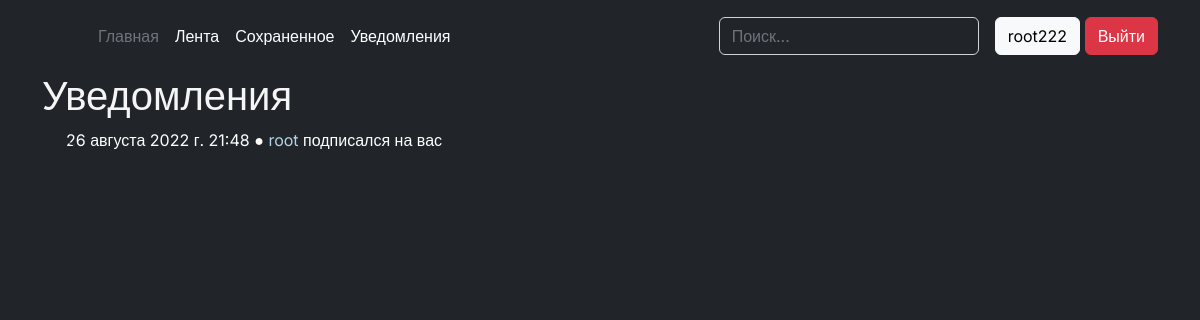
/notifications/ (signed in), run on an earlier commit of the app's database.
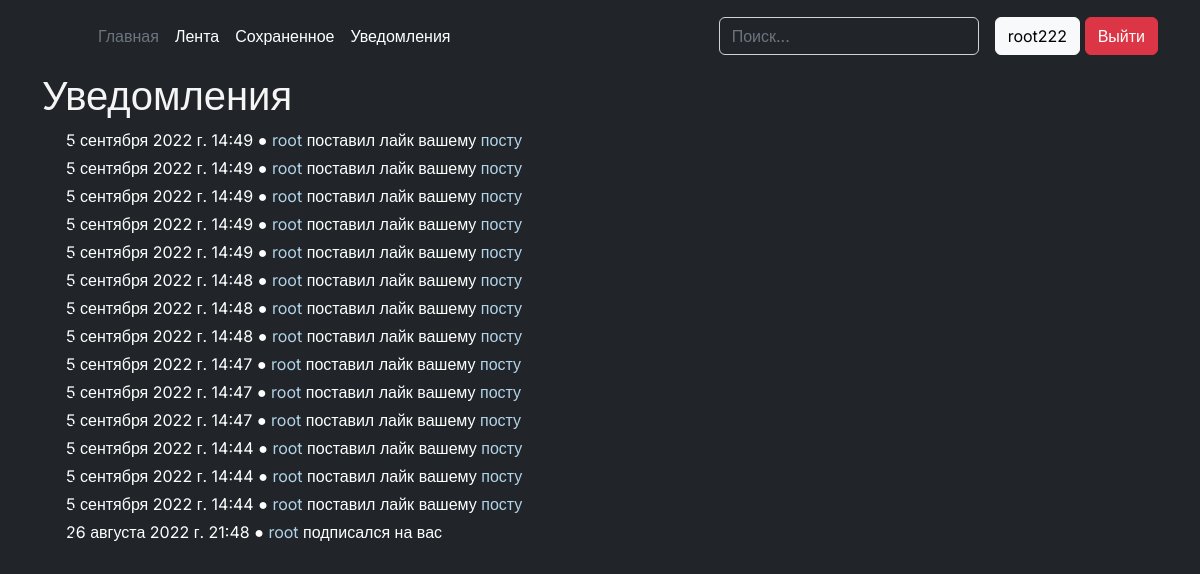
And on a later commit of the database.
### notifications/models.py (models this page shows)
class Notification(models.Model):
    user = models.ForeignKey(User, on_delete=models.CASCADE, related_name='user')
    sender = models.ForeignKey(User, on_delete=models.CASCADE, related_name='sender')
    action = models.CharField(max_length=120, verbose_name='Суть уведомления(подписка или лайк) в строковом формате')
    post = models.ForeignKey(Post, on_delete=models.CASCADE, null=True, related_name='post')
    created = models.DateTimeField(auto_now_add=True)

### notifications/views.py (the view)
# urls.py: path('', views.get_notifications, name='notifications')
@login_required
def get_notifications(request):
    context = {}
    context['notifications'] = get_all_notifications(request)
    return render(request, 'notifications.html', context=context)

### notifications/controllers.py (called while the page is built)
@logger.catch
def get_all_notifications(request):
    notifications = list(Notification.objects.filter(user=request.user).order_by('-created').all())[:20]
    return notifications

### templates/notifications.html (shortened to what this page needs)
{% extends 'base.html' %}
{% block content %}
<div class="container">
    <h1>Уведомления</h1>
    <div class="container px-4">
        {% if notifications %}
            {% for notification in notifications %}
            <p class="lines">{{ notification.created }} ● <a href="{% url 'profile' username=notification.sender.username %}" class="custom-link">{{ notification.sender.username }}</a> {{ notification.action }} {% if notification.action == 'подписался' %}на вас{% else %} вашему <a href="{% url 'get_post' post_id=notification.post.id %}" class="custom-link">посту</a>{% endif %}</p>>
            {% endfor %}
        {% else %}
            <h1>Пока уведомлений нет :(</h1>
        {% endif %}
    </div>
</div>
{% endblock %}

### templates/base.html (shortened to what this page needs)
<!DOCTYPE html>
<html lang="en">
<head>
    <link rel="stylesheet" href="https://cdn.jsdelivr.net/npm/bootstrap@5.2.0/dist/css/bootstrap.min.css">
    {% load static %}
    <link rel="stylesheet" href="{% static 'css/base_style.css' %}">
</head>
<body>
    <header class="p-3 text-bg-dark">
        <div class="container">
            <div class="d-flex flex-wrap align-items-center justify-content-center justify-content-lg-start">
            <a href="/" class="d-flex align-items-center mb-2 mb-lg-0 text-white text-decoration-none">
                <svg class="bi me-2" width="40" height="32" role="img" aria-label="Bootstrap"><use xlink:href="#bootstrap"></use></svg>
            </a>
            <ul class="nav col-12 col-lg-auto me-lg-auto mb-2 justify-content-center mb-md-0">
                <li><a href="/" class="nav-link px-2 text-secondary">Главная</a></li>
                {% if request.user.is_authenticated %}
                    <li><a href="{% url 'feed' index_page=1 %}" class="nav-link px-2 text-white">Лента</a></li>
                    <li><a href="{% url 'saved_posts' %}" class="nav-link px-2 text-white">Сохраненное</a></li>
                    <li><a href="{% url 'notifications' %}" class="nav-link px-2 text-white">Уведомления</a></li>
                {% endif %}
            </ul>
            <form class="col-12 col-lg-auto mb-3 mb-lg-0 me-lg-3" role="search" method="POST" action="{% url 'search' %}">
                <input type="search" class="form-control form-control-dark text-bg-dark" placeholder="Поиск..." aria-label="Search" name="search_text">
            </form>
            {% if request.user.is_authenticated %}
            <div class="text-end">
                <a href="{% url 'profile' username=request.user.username %}"><button type="button" class="btn btn-light">{{ request.user.username }}</button></a>
                <a href="{% url 'logout' %}" style="text-decoration: none; color: white;"><button type="button" class="btn btn-danger">Выйти</a></button></a>
            </div>
            {% else %}
            <div class="text-end">
                <a href="{% url 'login' %}"><button type="button" class="btn btn-outline-light me-2">Войти</button></a>
                <a href="{% url 'register' %}" style="text-decoration: none; color: black;"><button type="button" class="btn btn-warning">Зарегистрироваться</a></button></a>
            </div>
            {% endif %}
            </div>
        </div>
    </header>
    {% block content %}
    {% endblock %}
</body>
</html>

### static/css/base_style.css (style rules this page uses)
body { background-color: #212529; font-family: 'Inter', sans-serif; }
h1, p, h2, h3, h4, h5 { color: whitesmoke; }
p { color: white; }
.lines { margin-bottom: -20px; }
.custom-link { text-decoration: none; color: #B2D4E9; }

What changed in the data, as far as the page shows it:
added Notification: created "5 сентября 2022 г. 14:49", sender.username "root", action "поставил лайк", shows "вашему"
added Notification: created "5 сентября 2022 г. 14:49", sender.username "root", action "поставил лайк", shows "вашему"
added Notification: created "5 сентября 2022 г. 14:49", sender.username "root", action "поставил лайк", shows "вашему"
added Notification: created "5 сентября 2022 г. 14:49", sender.username "root", action "поставил лайк", shows "вашему"
added Notification: created "5 сентября 2022 г. 14:49", sender.username "root", action "поставил лайк", shows "вашему"
added Notification: created "5 сентября 2022 г. 14:48", sender.username "root", action "поставил лайк", shows "вашему"
added Notification: created "5 сентября 2022 г. 14:48", sender.username "root", action "поставил лайк", shows "вашему"
added Notification: created "5 сентября 2022 г. 14:48", sender.username "root", action "поставил лайк", shows "вашему"
added Notification: created "5 сентября 2022 г. 14:47", sender.username "root", action "поставил лайк", shows "вашему"
added Notification: created "5 сентября 2022 г. 14:47", sender.username "root", action "поставил лайк", shows "вашему"
added Notification: created "5 сентября 2022 г. 14:47", sender.username "root", action "поставил лайк", shows "вашему"
added Notification: created "5 сентября 2022 г. 14:44", sender.username "root", action "поставил лайк", shows "вашему"
added Notification: created "5 сентября 2022 г. 14:44", sender.username "root", action "поставил лайк", shows "вашему"
added Notification: created "5 сентября 2022 г. 14:44", sender.username "root", action "поставил лайк", shows "вашему"
